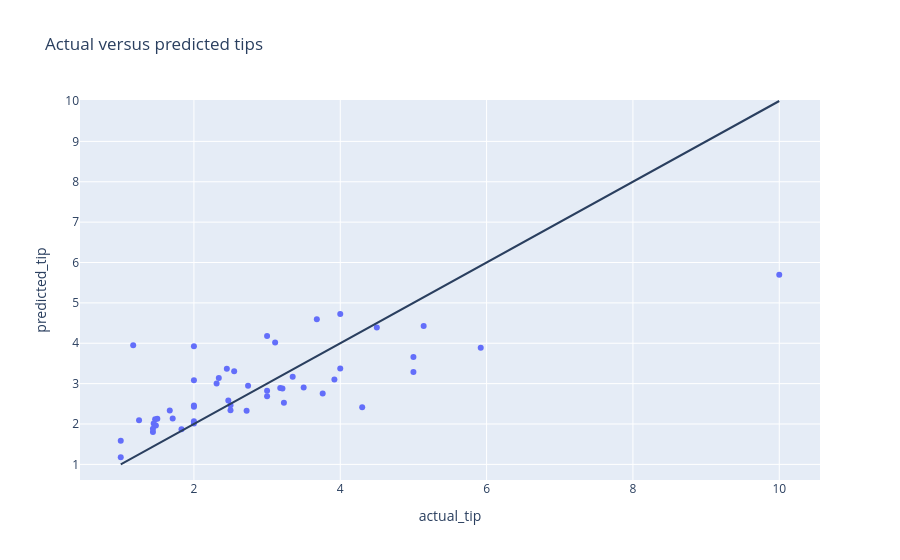
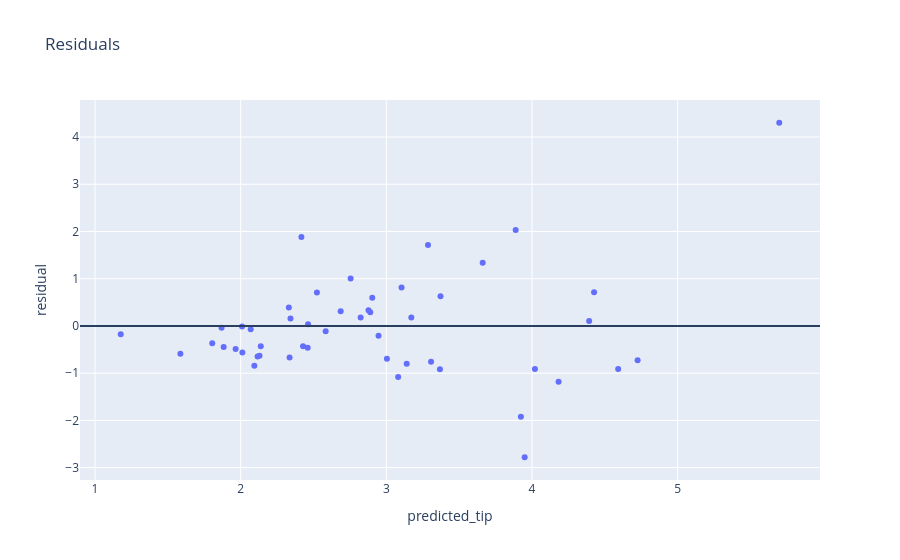

Notebook code cell kept with these figures, in order:
### Markdown cell above
## 5. Evaluate once on the held-out test set
`model.score()` returns **R²**, not classification accuracy. R² = 1 is perfect; 0 matches predicting the test-target mean; negative values are possible. MAE is the average absolute prediction error in dollars. RMSE gives more weight to larger errors.

### Code cell
predictions = model.predict(X_test)
baseline_predictions = baseline.predict(X_test)
metrics = {
    'train_r2': float(model.score(X_train, y_train)),
    'test_r2': float(model.score(X_test, y_test)),
    'test_mae_dollars': float(mean_absolute_error(y_test, predictions)),
    'test_rmse_dollars': float(np.sqrt(mean_squared_error(y_test, predictions))),
    'baseline_test_r2': float(baseline.score(X_test, y_test)),
    'baseline_test_mae_dollars': float(mean_absolute_error(y_test, baseline_predictions)),
    'cv_mean_r2': float(cv_results.r2.mean()),
    'cv_std_r2': float(cv_results.r2.std(ddof=0)),
    'cv_mean_mae_dollars': float(cv_results.mae_dollars.mean()),
    'train_rows': len(X_train), 'test_rows': len(X_test),
}
print(json.dumps(metrics, indent=2))
results = X_test.copy()
results['actual_tip'] = y_test
results['predicted_tip'] = predictions
results['residual'] = y_test - predictions
results.to_csv(OUTPUTS / 'test_predictions.csv', index_label='row_index')
assert np.isfinite(predictions).all()
assert len(predictions) == len(y_test)
fig = px.scatter(results, x='actual_tip', y='predicted_tip',
                 title='Actual versus predicted tips')
limits = [float(min(y_test.min(), predictions.min())), float(max(y_test.max(), predictions.max()))]
fig.add_shape(type='line', x0=limits[0], y0=limits[0], x1=limits[1], y1=limits[1])
fig.write_html(OUTPUTS / 'actual_vs_predicted.html', include_plotlyjs=True)
display(fig)
residual_fig = px.scatter(results, x='predicted_tip', y='residual', title='Residuals')
residual_fig.add_hline(y=0)
residual_fig.write_html(OUTPUTS / 'residuals.html', include_plotlyjs=True)
display(residual_fig)

### Figure 1 — Plotly figure (JSON) as saved in the notebook; plotly's stock layout.template omitted (floating-point values rounded to 4 significant figures)
{"data": [{"hovertemplate": "actual_tip=%{x}<br>predicted_tip=%{y}<extra></extra>", "legendgroup": "", "marker": {"color": "#636efa", "symbol": "circle"}, "mode": "markers", "name": "", "orientation": "v", "showlegend": false, "type": "scatter", "x": [3.18, 2, 2.74, 1.47, 5.92, 3.11, 3, 2.5, 3.23, 2.55, 3, 2, 2.72, 10, 1.83, 2.5, 1.17, 3.92, 2.47, 2, 2.45, 3.35, 3.76, 1.45, 5, 3, 1.71, 5, 4.3, 5.14, 1, 1.44, 2.34, 3.21, 3.5, 1.48, 4, 2, 2, 2, 1.25, 1.5, 4, 1.67, 1.44, 1, 4.5, 2.31, 3.68], "xaxis": "x", "y": [2.89, 2.01, 2.946, 2.116, 3.888, 4.02, 4.183, 2.463, 2.523, 3.307, 2.824, 3.924, 2.331, 5.698, 1.869, 2.342, 3.95, 3.105, 2.584, 2.46, 3.368, 3.172, 2.755, 2.012, 3.662, 2.687, 2.138, 3.286, 2.417, 4.426, 1.586, 1.805, 3.14, 2.878, 2.904, 1.965, 3.372, 2.069, 2.429, 3.081, 2.094, 2.129, 4.725, 2.336, 1.883, 1.177, 4.393, 3.004, 4.592], "yaxis": "y"}], "layout": {"legend": {"tracegroupgap": 0}, "shapes": [{"type": "line", "x0": 1, "x1": 10, "y0": 1, "y1": 10}], "title": {"text": "Actual versus predicted tips"}, "xaxis": {"anchor": "y", "domain": [0, 1], "title": {"text": "actual_tip"}}, "yaxis": {"anchor": "x", "domain": [0, 1], "title": {"text": "predicted_tip"}}}}

### Figure 2 — Plotly figure (JSON) as saved in the notebook; plotly's stock layout.template omitted (floating-point values rounded to 4 significant figures)
{"data": [{"hovertemplate": "predicted_tip=%{x}<br>residual=%{y}<extra></extra>", "legendgroup": "", "marker": {"color": "#636efa", "symbol": "circle"}, "mode": "markers", "name": "", "orientation": "v", "showlegend": false, "type": "scatter", "x": [2.89, 2.01, 2.946, 2.116, 3.888, 4.02, 4.183, 2.463, 2.523, 3.307, 2.824, 3.924, 2.331, 5.698, 1.869, 2.342, 3.95, 3.105, 2.584, 2.46, 3.368, 3.172, 2.755, 2.012, 3.662, 2.687, 2.138, 3.286, 2.417, 4.426, 1.586, 1.805, 3.14, 2.878, 2.904, 1.965, 3.372, 2.069, 2.429, 3.081, 2.094, 2.129, 4.725, 2.336, 1.883, 1.177, 4.393, 3.004, 4.592], "xaxis": "x", "y": [0.2902, -0.009718, -0.2065, -0.6462, 2.032, -0.9103, -1.183, 0.03722, 0.7065, -0.7573, 0.1765, -1.924, 0.3893, 4.302, -0.03875, 0.1578, -2.78, 0.8153, -0.1136, -0.4601, -0.918, 0.1783, 1.005, -0.5619, 1.338, 0.3135, -0.4279, 1.714, 1.883, 0.7135, -0.5861, -0.365, -0.8, 0.3322, 0.5965, -0.4854, 0.6279, -0.06885, -0.4285, -1.081, -0.844, -0.6293, -0.7253, -0.6659, -0.4433, -0.1767, 0.1073, -0.6942, -0.9119], "yaxis": "y"}], "layout": {"legend": {"tracegroupgap": 0}, "shapes": [{"type": "line", "x0": 0, "x1": 1, "xref": "x domain", "y0": 0, "y1": 0, "yref": "y"}], "title": {"text": "Residuals"}, "xaxis": {"anchor": "y", "domain": [0, 1], "title": {"text": "predicted_tip"}}, "yaxis": {"anchor": "x", "domain": [0, 1], "title": {"text": "residual"}}}}
